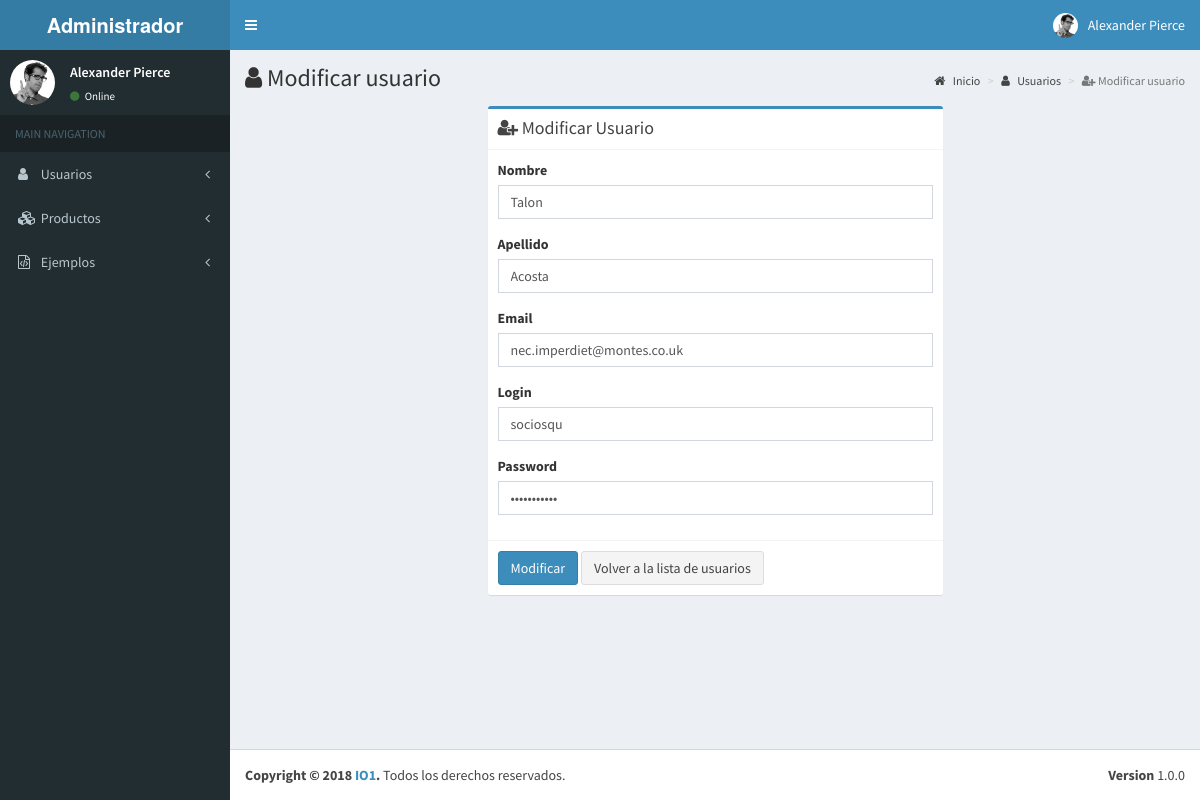
The app's page /modificar_usuario.php?id=79 with its own data.
### tables this page shows
CREATE TABLE `usuario` (
  `id` bigint(20) unsigned NOT NULL AUTO_INCREMENT,
  `nombre` char(100) NOT NULL,
  `apellido` char(100) NOT NULL,
  `email` char(255) NOT NULL,
  `login` char(50) NOT NULL,
  `password` char(50) NOT NULL,
  PRIMARY KEY (`id`),
  UNIQUE KEY `login` (`login`)
);

### functions.php (called while the page is built, shortened)
<?php
function htmlencode($str){
	return htmlentities($str, ENT_QUOTES, 'utf-8');
}
function seleccionar($pdo, $consulta, $parametros=[]){
	try {
		$statement = $pdo->prepare($consulta);
	} catch(Exception $e) {
		return false;
	}
	$resp = $statement->execute();
	if ($resp) {
		return $statement->fetchAll();
	} else {
		return false;
	}
}

### modificar_usuario.php (the view, shortened to what this page needs)
<?php
require_once 'functions.php';
function buscar_usuario($id){
	$pdo = conectar();
	$sql = "SELECT * FROM usuario WHERE `id`=".((int) $id);
	$resp = seleccionar($pdo, $sql);
	return reset($resp);
}
$errores = [];
$usuario_vacio = $usuario = [
	'nombre' =>'',
	'apellido' =>'',
	'email' =>'',
	'login' =>'',
	'password' =>''
];
switch ($_SERVER['REQUEST_METHOD']) {
	case 'GET':
		$usuario = buscar_usuario(@$_GET['id']);
		break;
}
require_once 'parciales/before.php';
?>
		<div class="content-wrapper">
			<section class="content-header">
				<h1>
					<i class="fa fa-user"></i> Modificar usuario
				</h1>
				<ol class="breadcrumb">
					<li><a href="index.php"><i class="fa fa-home"></i> Inicio</a></li>
					<li><a href="listar_usuarios.php"><i class="fa fa-user"></i> Usuarios</a></li>
					<li class="active"><i class="fa fa-user-plus"></i> Modificar usuario</li>
				</ol>
			</section>
			<section class="content">
				<div class="row justify-content-center">
					<div class="col-md-6 col-md-offset-3">
						<div class="box box-primary">
							<div class="box-header with-border">
								<h3 class="box-title"><i class="fa fa-user-plus"></i> Modificar Usuario</h3>
							</div>
							<form role="form" method="post" action="">
								<div class="box-body">
									<div class="form-group <?php echo empty($errores['nombre']) ? "" : "has-error"; ?>">
										<label>Nombre</label>
										<input type="text" class="form-control" name="usuario[nombre]" value="<?php echo htmlencode($usuario['nombre']); ?>">
									</div>
									<div class="form-group <?php echo empty($errores['apellido']) ? "" : "has-error"; ?>">
										<label>Apellido</label>
										<input type="text" class="form-control" name="usuario[apellido]" value="<?php echo htmlencode($usuario['apellido']); ?>">
									</div>
									<div class="form-group <?php echo empty($errores['email']) ? "" : "has-error"; ?>">
										<label>Email</label>
										<input type="text" class="form-control" name="usuario[email]" value="<?php echo htmlencode($usuario['email']); ?>">
									</div>
									<div class="form-group <?php echo empty($errores['login']) ? "" : "has-error"; ?>">
										<label>Login</label>
										<input type="text" class="form-control" name="usuario[login]" value="<?php echo htmlencode($usuario['login']); ?>">
									</div>
									<div class="form-group <?php echo empty($errores['password']) ? "" : "has-error"; ?>">
										<label>Password</label>
										<input type="password" class="form-control" name="usuario[password]" value="<?php echo htmlencode($usuario['password']); ?>">
									</div>
								</div>
								<div class="box-footer">
									<button type="submit" class="btn btn-primary">Modificar</button>
									<a class="btn btn-default" href="listar_usuarios.php">Volver a la lista de usuarios</a>
								</div>
							</form>
						</div>
					</div>
				</div>
			</section>
		</div>
<?php
require_once 'parciales/after.php';

### records on screen
usuario: nombre "Talon", apellido "Acosta", email "nec.imperdiet@montes.co.uk", login "sociosqu"
